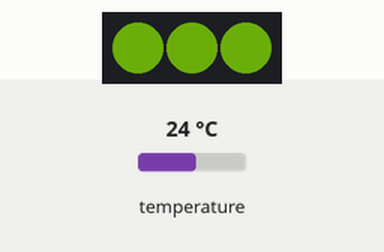
A sketch run on a simulated ESP8266 (NodeMCU). Shown: 3 RGB LEDs in strip order, left to right. Inputs (shaded band) come from the test bench; at power-on: temperature 24 °C. Dim RGB values are drawn brighter than linear; WiFi joins after 1.5 s; servers stay silent unless stated; what the sketch prints to the serial monitor is not drawn.

Above: at 2.9 s.
3.0 s: temperature set to 12 °C
At 9.5 s:
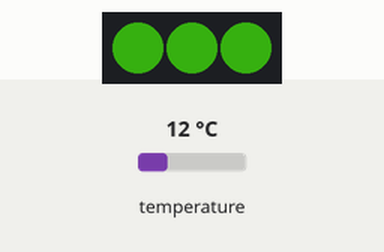
10.0 s: temperature set to 33 °C
At 15.5 s:
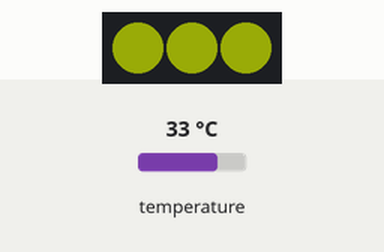
16.2 s: temperature set to 19 °C
At 21.4 s:
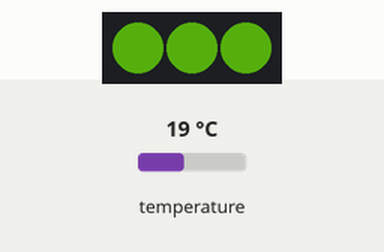
Timing chart, 0 to 22.9 s (numbered marks = the images above; inputs shaded):
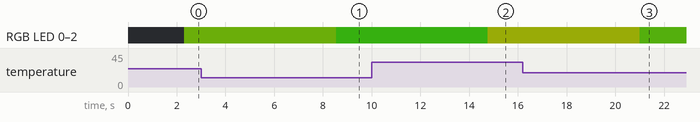

The sketch:

les-4.ino
```cpp
#include "Arduino.h"
#include <ESP8266WiFi.h>
#include <WiFiClient.h>
#include <ESP8266WebServer.h>

#include <OneWire.h>
#include <DallasTemperature.h>
#include <Adafruit_NeoPixel.h>

const char* ssid = "Gino WIFI Gasten";
const char* password = "GinoGasten!";
String hostname = "workshop-<<yourname>>";

ESP8266WebServer server(80);

#define PIN_DS18B20 2  // temperature sensor pin
#define PIN_WS2812B 0  // neopixel pin

// Setup a oneWire bus to communicate with ds18B20
double oldTemp = 0;
double newTemp = 0;
OneWire oneWire(PIN_DS18B20);
DallasTemperature ds18B20(&oneWire);

// Setup neopixel leds
#define NROFLEDS 3
uint32_t oldColor = 0;
uint32_t newColor = 0;
uint8_t oldBrightness = 0x80;
uint8_t newBrightness = 0x80;
Adafruit_NeoPixel ws2812B(NROFLEDS, PIN_WS2812B, NEO_GRB + NEO_KHZ800);

// Define colors (RGB)
uint8_t const low[3] = {0x0B, 0xF3, 0x1A}; // green
uint8_t const mid[3] = {0xFF, 0xA5, 0x00}; // orange
uint8_t const high[3] = {0xFF, 0x00, 0x00}; // red

void onGetTemperature() {
  setCrossOrigin();
  String value = String(newTemp);
  server.send(200, "application/json", "{\"temperature\": \"" + value + "\"}");
}

void setCrossOrigin() {
  server.sendHeader(F("Access-Control-Allow-Origin"), F("*"));
  server.sendHeader(F("Access-Control-Max-Age"), F("600"));
  server.sendHeader(F("Access-Control-Allow-Methods"), F("PUT,POST,GET,OPTIONS"));
  server.sendHeader(F("Access-Control-Allow-Headers"), F("*"));
};

void onOptions() {
  setCrossOrigin();
  server.send(204);
}

void onNotFound() {
  setCrossOrigin();
  String message = "File Not Found\n\n";
  message += "URI: ";
  message += server.uri();
  message += "\nMethod: ";
  message += (server.method() == HTTP_GET) ? "GET" : "POST";
  message += "\nArguments: ";
  message += server.args();
  message += "\n";
  for (uint8_t i = 0; i < server.args(); i++) {
    message += " " + server.argName(i) + ": " + server.arg(i) + "\n";
  }
  server.send(404, "text/plain", message);
}

// Define routing
void restServerRouting() {

  server.on(F("/temperature"), HTTP_OPTIONS, onOptions);
  server.on(F("/temperature"), HTTP_GET, onGetTemperature);

  server.onNotFound(onNotFound);
}

void setup(void) {

  Serial.begin(9600);

  ds18B20.begin();

  ws2812B.begin();
  ws2812B.clear();

  Serial.print("\nSetup Wifi");
  WiFi.mode(WIFI_STA);
  WiFi.hostname(hostname.c_str());
  WiFi.begin(ssid, password);
  // Wait for connection
  while (WiFi.status() != WL_CONNECTED) {
    Serial.print(".");
    delay(500);
  }
  Serial.print("\nIP address: ");
  Serial.print(WiFi.localIP());

  // Set server routing
  Serial.print("\nsetup routing");
  restServerRouting();

  // Start server
  Serial.print("\nstarting rest server");
  server.begin();

  Serial.print("\nEsp01 controller started");
  Serial.flush();

}

int cntr=0;

void loop(void) {

  server.handleClient();

  if (cntr==0) {

    // temperatuur uitlezen
    ds18B20.requestTemperatures();
    newTemp = ds18B20.getTempCByIndex(0);

    if (newTemp != oldTemp) {
      // nieuwe kleur berekenen
      if (newTemp < 50) {
        newColor = ws2812B.Color(
          (uint8_t)(round(low[0] + (newTemp / 50) * (mid[0] - low[0]))),
          (uint8_t)(round(low[1] + (newTemp / 50) * (mid[1] - low[1]))),
          (uint8_t)(round(low[2] + (newTemp / 50) * (mid[2] - low[2])))
        );
      } else {
        newColor = ws2812B.Color(
          (uint8_t)(round(mid[0] + ((newTemp - 50) / 50) * (high[0] - mid[0]))),
          (uint8_t)(round(mid[1] + ((newTemp - 50) / 50) * (high[1] - mid[1]))),
          (uint8_t)(round(mid[2] + ((newTemp - 50) / 50) * (high[2] - mid[2])))
        );
      }

      oldTemp = newTemp;
    }
  }

  if (newColor != oldColor) {
    ws2812B.setPixelColor(0, newColor);
    ws2812B.setPixelColor(1, newColor);
    ws2812B.setPixelColor(2, newColor);
    ws2812B.setBrightness(0x40);
    ws2812B.show();
    oldColor = newColor;
  }

  cntr++;

  if (cntr>=5000) cntr=0;
}
```

Measured:
- after the input at 3.0 s, RGB LED 0–2: RGB(32, 52, 3) → RGB(17, 56, 5) after 5.5 s
- after the input at 10.0 s, RGB LED 0–2: RGB(17, 56, 5) → RGB(43, 48, 2) after 4.8 s
- after the input at 16.2 s, RGB LED 0–2: RGB(43, 48, 2) → RGB(26, 54, 4) after 4.8 s
